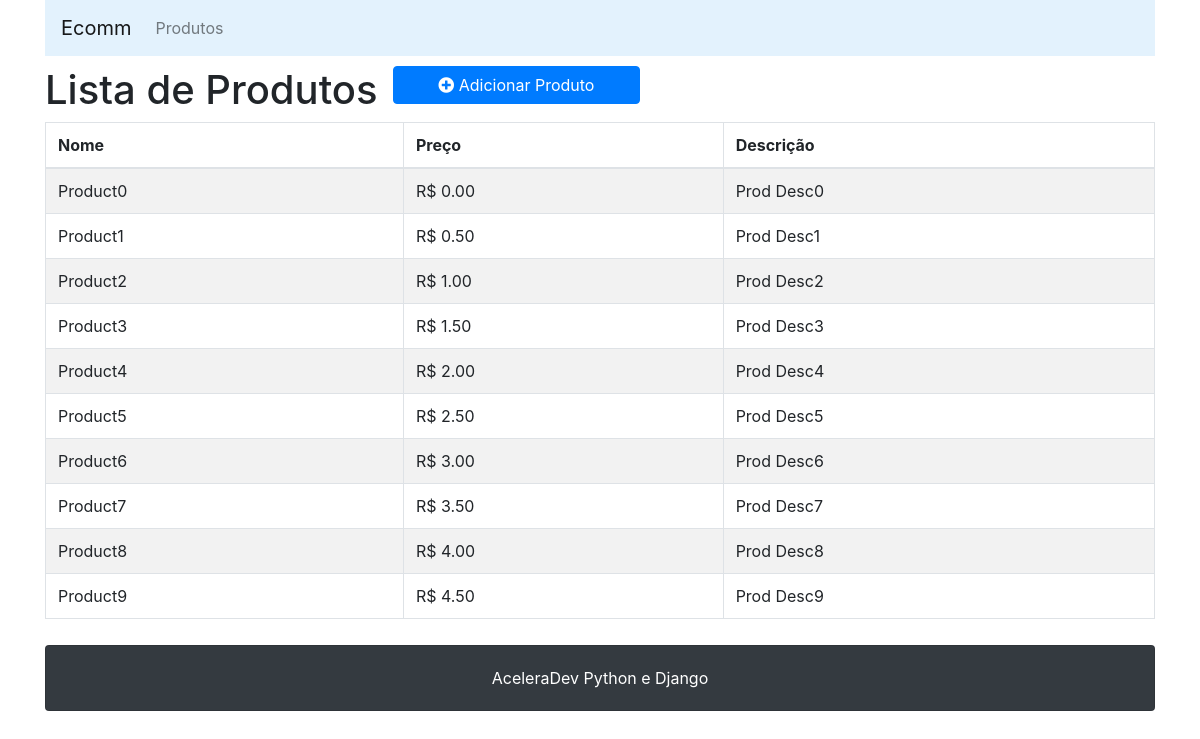
The page / on the database its author committed.
### products/models.py (models this page shows, shortened)
class Product(models.Model):
    name = models.CharField('Nome', max_length=100)
    description = models.TextField('Descrição')
    price = models.DecimalField(
        'Preço',
        max_digits=8,  # Máximo de dígitos totais
        decimal_places=2  # Máximo de dígitos decimais, ou seja, 6 dígitos antes da virgula e 2 depois
        )
    category = models.ForeignKey(
        Category,
        on_delete = models.deletion.DO_NOTHING,
        related_name='products'
    )

### products/views.py (the view)
# urls.py: path('', list_products)
def list_products(request):
    products = Product.objects.all()
    context = {
        'products': products,
        'products_empty': []
    }
    return render(request, 'products/list.html', context=context)

### products/templates/products/list.html (shortened to what this page needs)
{% extends "base.html" %}
{% block content %}
    <div class="row">
        <div class="col-md-g">
            <h1>Lista de Produtos</h1>
        </div>
        <div class="col-md-3">
            <a class="btn btn-primary btn-block" href="">
                <i class="fa fa-plus-circle"></i>
                Adicionar Produto
            </a>
        </div>
        <table class="table table-striped table-bordered">
            <thead>
                <tr>
                    <th>Nome</th>
                    <th>Preço</th>
                    <th>Descrição</th>
                </tr>
            </thead>
            <tbody>
                {% for product in products %}
                    <tr>
                        <td>{{ product.name }}</td>
                        <td>R$ {{ product.price }}</td>
                        <td>{{ product.description }}</td>
                    </tr>
                {% endfor %}
            </tbody>
        </table>
    </div>
{% endblock %}

### products/templates/base.html (shortened to what this page needs)
{% load static %}
<html>
    <link rel="stylesheet" type="text/css" href="{% static 'css/bootstrap.min.css' %}">
    <link rel="stylesheet" type="text/css" href="{% static 'css/custom.css' %}">
    <link rel="stylesheet" type="text/css" href="{% static 'css/font-awesome.min.css' %}">
    <body class="container">
        <nav class="navbar navbar-expand-lg navbar-light" style="background-color: #e3f2fd;">
            <a class="navbar-brand" href="#">Ecomm</a>
            <div class="collapse navbar-collapse" id="navbarSupportedContent">
                <ul class="navbar-nav mr-auto">
                    <li class="nav-item">
                        <a class="nav-link" href="">Produtos</a>
                    </li>
                </ul>
            </div>
        </nav>
        <div id="content" class="container">
            {% block content %}{% endblock %}
        </div>
        <div class="card bg-dark text-white text-center">
            <div class="card-body">
                <span class="">AceleraDev Python e Django</span>
            </div>
        </div>
    </body>
</html>

### products/static/css/custom.css (style rules this page uses)
#content { padding-top: 10px; padding-bottom: 10px; }

### rows shown on the page
Product: name "Product0", price "0.00", description "Prod Desc0"
Product: name "Product1", price "0.50", description "Prod Desc1"
Product: name "Product2", price "1.00", description "Prod Desc2"
Product: name "Product3", price "1.50", description "Prod Desc3"
Product: name "Product4", price "2.00", description "Prod Desc4"
Product: name "Product5", price "2.50", description "Prod Desc5"
Product: name "Product6", price "3.00", description "Prod Desc6"
Product: name "Product7", price "3.50", description "Prod Desc7"
Product: name "Product8", price "4.00", description "Prod Desc8"
Product: name "Product9", price "4.50", description "Prod Desc9"
